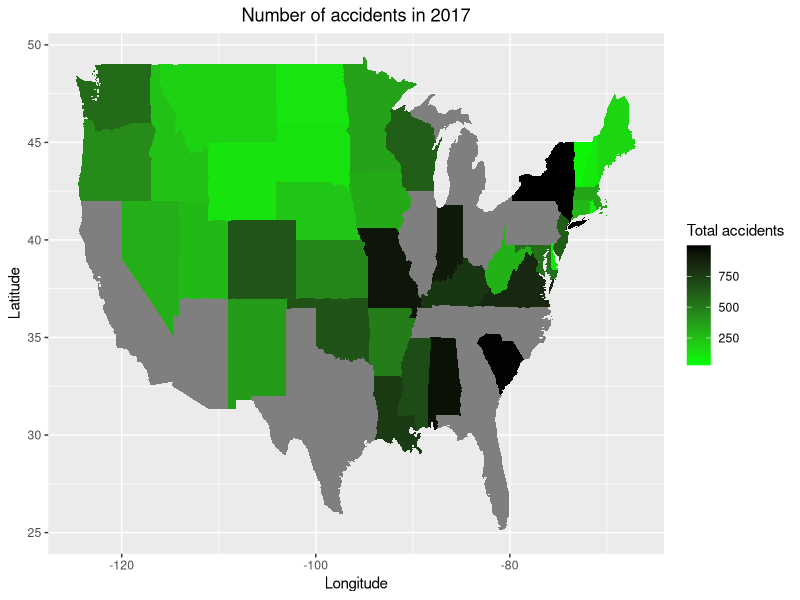
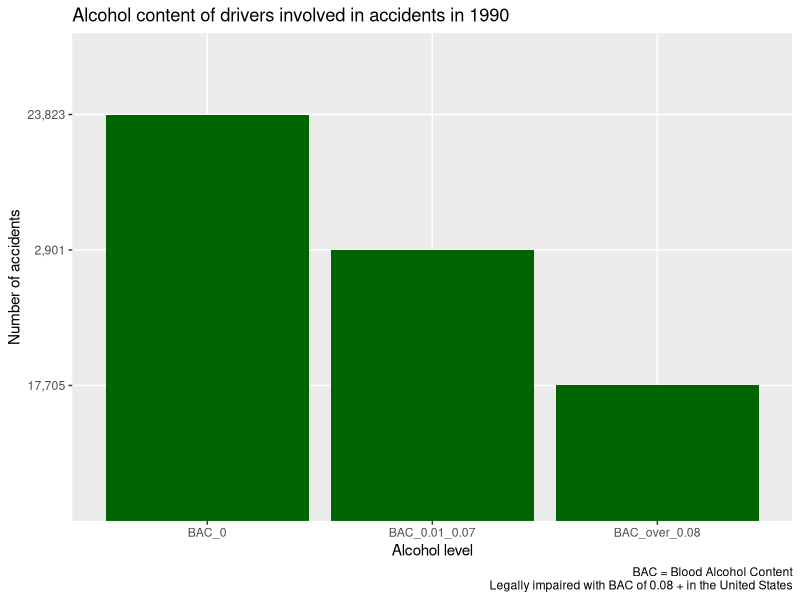
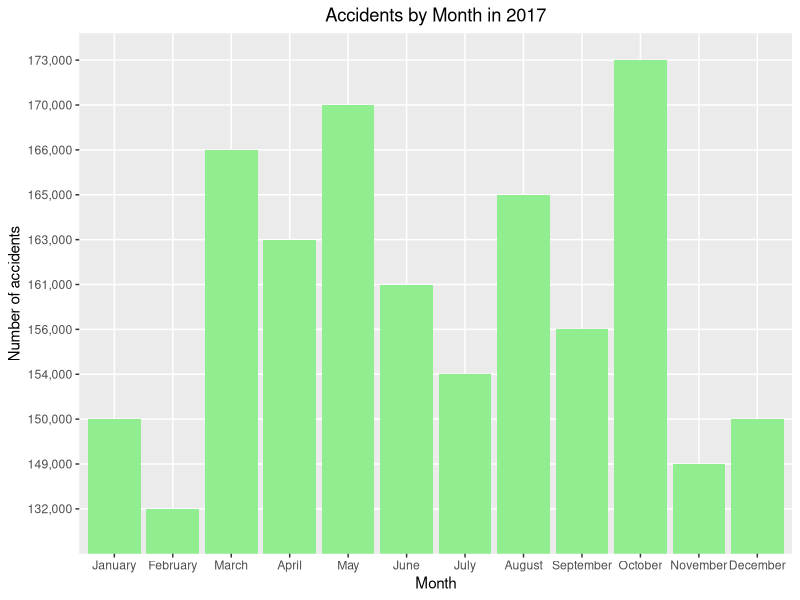
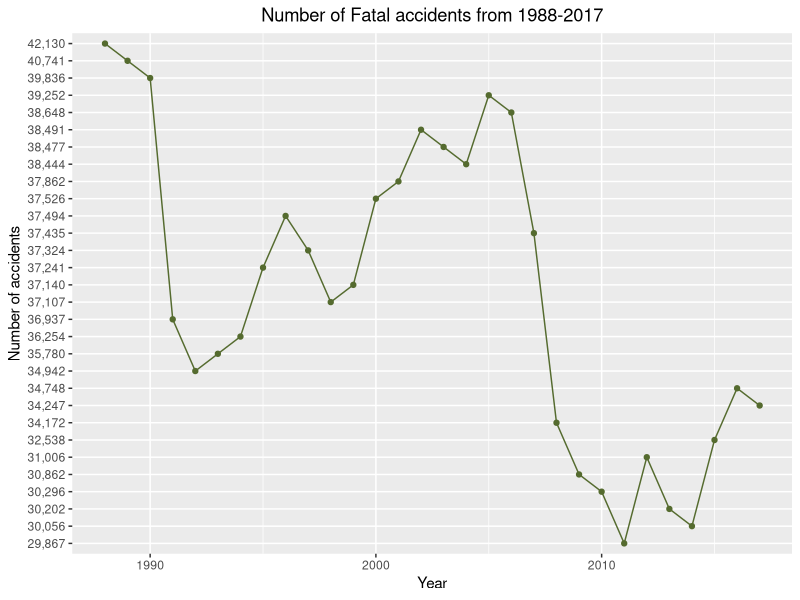
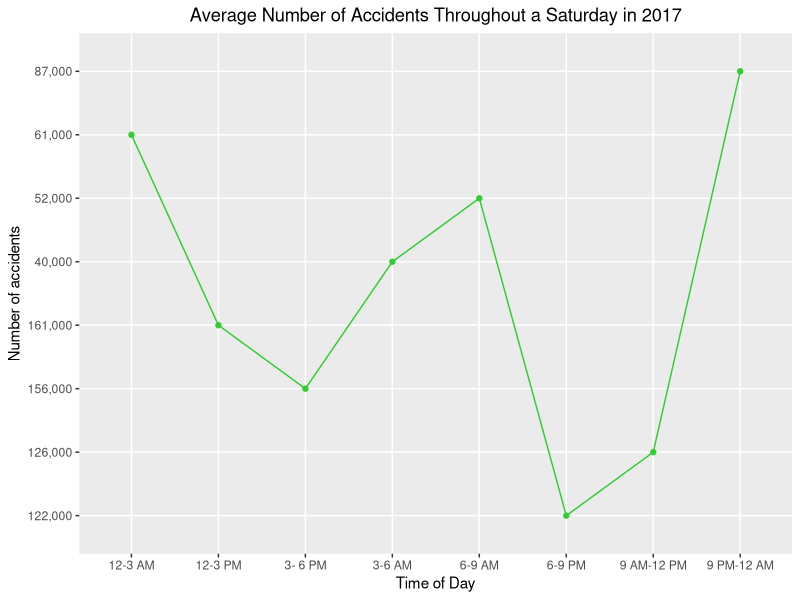
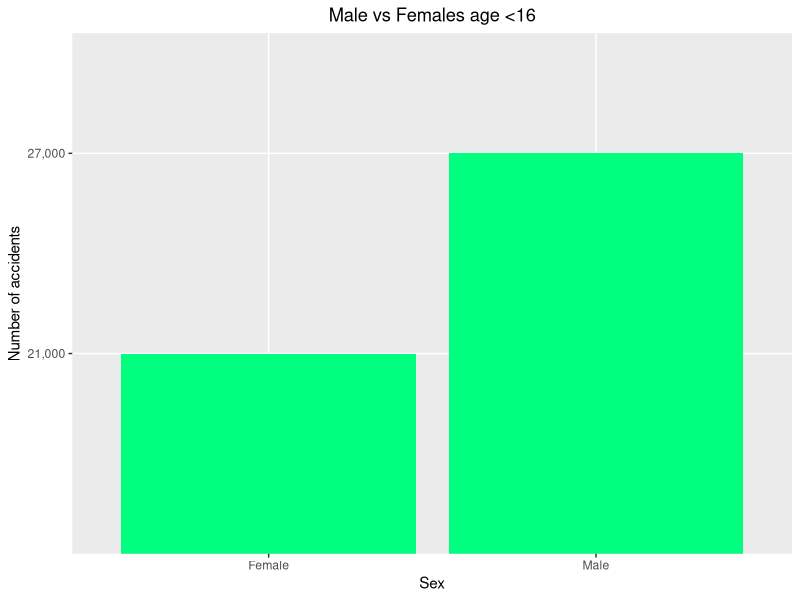

The R source for these figures, in order:
library(dplyr)
library(ggplot2)
library(tidyr)

#All csv files read in
bad_driving <- read.csv("data/bad-drivers.csv", stringsAsFactors = FALSE)
state_accidents <- read.csv("data/accidents-per-state-2017.csv", stringsAsFactors = FALSE)
alcohol_levels <- read.csv("data/BAC-levels-of-drivers-in-accidents.csv", stringsAsFactors = FALSE)
month <- read.csv("data/crashes-by-month-2017.csv", stringsAsFactors = FALSE)
severity <- read.csv("data/Crashes-by-severity.csv", stringsAsFactors = FALSE)
time_of_day <- read.csv("data/crashes-time-of-day-2017.csv", stringsAsFactors = FALSE)
driver_demographic <- read.csv("data/driver-demographic-2017.csv", stringsAsFactors = FALSE)
victim_types <- read.csv("data/injurys-and-victim-type.csv", stringsAsFactors = FALSE)
state_data <- map_data('state')

#VISUALIZATIONS

#Heatmap of states reactive:total(default), victim type
state_accidents <- state_accidents %>%
  filter(State != "National") %>%
  mutate(State = tolower(State)) %>% mutate(Total= as.numeric(Total)) # converting to numeric causes coercion creating NA for some states
state_accidents <- full_join(state_accidents, state_data, by = c("State" = "region"))
plot <- ggplot(state_accidents, aes(long, lat)) +
  geom_polygon(aes(group = group, fill = Total)) + #fill changed with input
  scale_fill_gradient(low = "green", high = "black") +
  labs(title = 'Number of accidents in 2017',
       x = 'Longitude',
       y = 'Latitude',
       fill = "Total accidents" # changed with input
  ) +
  theme(plot.title = element_text(hjust = 0.5))
print(plot)

#   # reaactive click on state for...
#   # Pie chart of driver type
#   bad_driving
#   # Bar graph for premiums/losses
#   bad_driving
#
 #Bargraph of alcohol levels reactive: year
alcohol_levels <- alcohol_levels %>% select(-c(BAC_over_0.01, Total))
alcohol_levels <- gather(alcohol_levels, level, amount, 2:4)
alcohol_levels <- alcohol_levels %>% filter(year == "1990") # filter changes with input
alcohol_bargraph <-ggplot(data= alcohol_levels, aes(x= level, y=amount)) +
   geom_bar(stat="identity", fill="darkgreen") +
  labs(title = "Alcohol content of drivers involved in accidents in 1990", y = "Number of accidents", x = "Alcohol level",
       caption = "BAC = Blood Alcohol Content\n Legally impaired with BAC of 0.08 + in the United States") # date changes with input
print(alcohol_bargraph)

 #bargraph of accident by month reactive: accident type
level_order <- factor(month$Month, level = c('January', 'February', 'March', 'April', 'May', 'June', 'July', 'August', 'September',
                                             'October', 'November', 'December'))
month_bargraph <-ggplot(data= month, aes(x= level_order, y=Injury)) + # y changes with input
  geom_bar(stat="identity", fill="lightgreen") +
  labs(title = "Accidents by Month in 2017", x = "Month", y = "Number of accidents") + # accident type changes
  theme(plot.title = element_text(hjust = 0.5))
print(month_bargraph)

 #Line graph of accidents over years reactive: by severity
severity_line <- ggplot(data= severity, aes(x=year, y=fatal, group=1)) +
  geom_line(color="darkolivegreen")+
  geom_point(color = "darkolivegreen") +
  labs(title = "Number of Fatal accidents from 1988-2017", x = "Year", y = "Number of accidents") + # accident type changes
  theme(plot.title = element_text(hjust = 0.5))
print(severity_line)

 #line graph time of day reactive: day of week
TOD_line <- ggplot(data= time_of_day, aes(x= TOD, y= Saturday, group=1)) +
  geom_line(color="limegreen")+
  geom_point(color = "limegreen") +
  labs(title = "Average Number of Accidents Throughout a Saturday in 2017", x = "Time of Day", y = "Number of accidents") + # accident type changes
  theme(plot.title = element_text(hjust = 0.5))
print(TOD_line)

 #bar graph of driver demographic reactive: age
driver_demographic <- driver_demographic %>% filter(Age == "<16") # change in age
driver_demographic <- gather(driver_demographic, sex, amount, 2:3)
age_bargraph <-ggplot(data= driver_demographic, aes(x= sex, y= amount)) + # y changes with input
  geom_bar(stat="identity", fill="springgreen") +
  labs(title = "Male vs Females age <16", x = "Sex", y = "Number of accidents") + # accident type changes
  theme(plot.title = element_text(hjust = 0.5))
print(age_bargraph)
